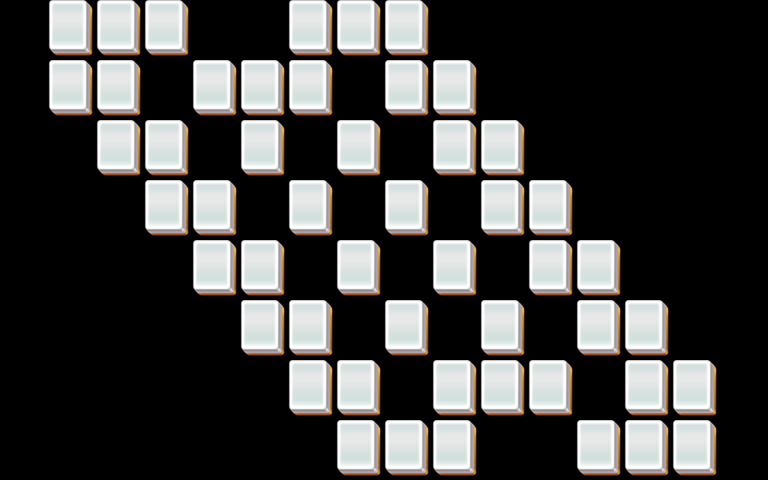

A level layout from a 2D game, rendered from its tile map. Below: a short description, then the map file with tile-grid data replaced by summaries:
An orthogonal 32x16 tile map with 24x30 px tiles, 3 tile layers (layer1, layer2, layer3).

<map version="1.0" orientation="orthogonal" width="32" height="16" tilewidth="24" tileheight="30">
 <properties>
  <property name="species" value="20" />
 </properties>
 <tileset firstgid="1" name="mahjong" tilewidth="48" tileheight="60">
  <image source="mahjong.png" />
 </tileset>
 <layer name="layer1" width="32" height="16">
  <data>[512 cells, 50 non-empty, 1 distinct tile ids]</data>
 </layer>
 <layer name="layer2" width="32" height="16">
  <data>[512 cells, 50 non-empty, 1 distinct tile ids]</data>
 </layer>
 <layer name="layer3" width="32" height="16">
  <data>[512 cells, 50 non-empty, 1 distinct tile ids]</data>
 </layer>
</map>
